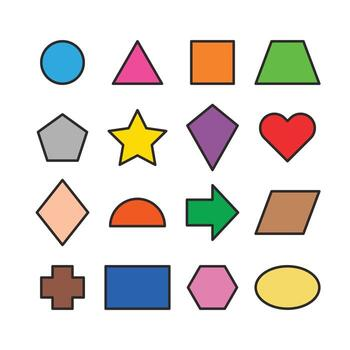
#> input picture Images/shapes.jpg, 350 x 350 px
$ python threshold.py
#> lines starting #> are read from the running program, lines starting #| are printed output that depends on the picture; after the words box and inside, x2 and y2 are one past the last pixel; in counts of white or black regions, pixels touching at a corner belong together
import cv2

img = cv2.imread("Images/shapes.jpg", 0)
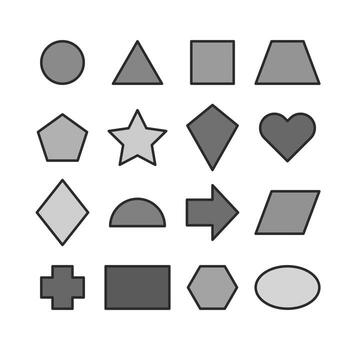
#> img: shape (350, 350); min 0, max 255, mean 222.2

_, thresh = cv2.threshold(img, 127, 255, cv2.THRESH_BINARY)
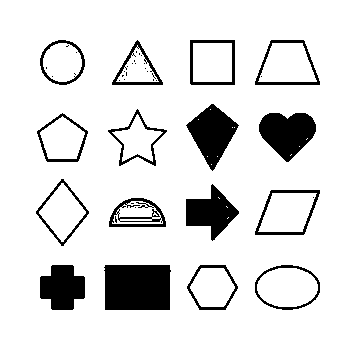
#> thresh: shape (350, 350); 87.9% white; 44 black regions (28 under 20 px), largest, box (x1, y1, x2, y2) and area: (104, 265, 171, 310) 2929, (259, 113, 316, 162) 1885, (186, 104, 239, 171) 1825

print(thresh)
#> (printed output is left out)
